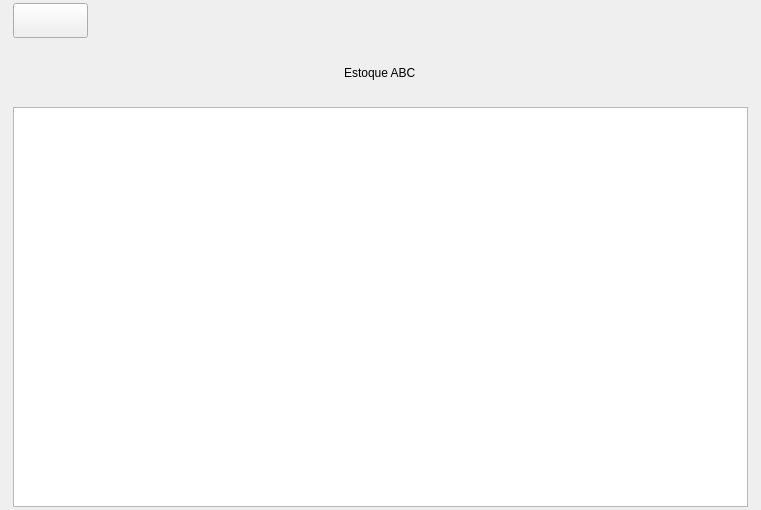
<?xml version="1.0" encoding="UTF-8"?>
<ui version="4.0">
 <class>WEstoqueAbc</class>
 <widget class="QWidget" name="WEstoqueAbc">
  <property name="geometry">
   <rect>
    <x>0</x>
    <y>0</y>
    <width>761</width>
    <height>510</height>
   </rect>
  </property>
  <property name="sizePolicy">
   <sizepolicy hsizetype="Fixed" vsizetype="Fixed">
    <horstretch>0</horstretch>
    <verstretch>0</verstretch>
   </sizepolicy>
  </property>
  <property name="minimumSize">
   <size>
    <width>761</width>
    <height>0</height>
   </size>
  </property>
  <property name="maximumSize">
   <size>
    <width>761</width>
    <height>16777215</height>
   </size>
  </property>
  <property name="windowTitle">
   <string>Form</string>
  </property>
  <layout class="QVBoxLayout" name="verticalLayout">
   <property name="spacing">
    <number>18</number>
   </property>
   <property name="leftMargin">
    <number>13</number>
   </property>
   <property name="topMargin">
    <number>1</number>
   </property>
   <property name="rightMargin">
    <number>13</number>
   </property>
   <property name="bottomMargin">
    <number>0</number>
   </property>
   <item alignment="Qt::AlignLeft">
    <widget class="QPushButton" name="pbVoltar">
     <property name="sizePolicy">
      <sizepolicy hsizetype="Fixed" vsizetype="Fixed">
       <horstretch>0</horstretch>
       <verstretch>0</verstretch>
      </sizepolicy>
     </property>
     <property name="minimumSize">
      <size>
       <width>75</width>
       <height>35</height>
      </size>
     </property>
     <property name="maximumSize">
      <size>
       <width>73</width>
       <height>35</height>
      </size>
     </property>
     <property name="cursor">
      <cursorShape>PointingHandCursor</cursorShape>
     </property>
     <property name="text">
      <string/>
     </property>
     <property name="shortcut">
      <string>Ctrl+B</string>
     </property>
    </widget>
   </item>
   <item alignment="Qt::AlignHCenter">
    <widget class="QLabel" name="outTitulo">
     <property name="sizePolicy">
      <sizepolicy hsizetype="Fixed" vsizetype="Fixed">
       <horstretch>0</horstretch>
       <verstretch>0</verstretch>
      </sizepolicy>
     </property>
     <property name="minimumSize">
      <size>
       <width>0</width>
       <height>29</height>
      </size>
     </property>
     <property name="maximumSize">
      <size>
       <width>16777215</width>
       <height>29</height>
      </size>
     </property>
     <property name="text">
      <string>Estoque ABC</string>
     </property>
    </widget>
   </item>
   <item alignment="Qt::AlignHCenter">
    <widget class="QTableView" name="tabela">
     <property name="sizePolicy">
      <sizepolicy hsizetype="Fixed" vsizetype="Fixed">
       <horstretch>0</horstretch>
       <verstretch>0</verstretch>
      </sizepolicy>
     </property>
     <property name="minimumSize">
      <size>
       <width>735</width>
       <height>400</height>
      </size>
     </property>
     <property name="maximumSize">
      <size>
       <width>735</width>
       <height>400</height>
      </size>
     </property>
     <attribute name="horizontalHeaderCascadingSectionResizes">
      <bool>true</bool>
     </attribute>
     <attribute name="verticalHeaderVisible">
      <bool>false</bool>
     </attribute>
    </widget>
   </item>
  </layout>
 </widget>
 <tabstops>
  <tabstop>pbVoltar</tabstop>
  <tabstop>tabela</tabstop>
 </tabstops>
 <resources/>
 <connections>
  <connection>
   <sender>pbVoltar</sender>
   <signal>clicked()</signal>
   <receiver>WEstoqueAbc</receiver>
   <slot>voltar()</slot>
   <hints>
    <hint type="sourcelabel">
     <x>57</x>
     <y>21</y>
    </hint>
    <hint type="destinationlabel">
     <x>199</x>
     <y>149</y>
    </hint>
   </hints>
  </connection>
 </connections>
 <slots>
  <slot>voltar()</slot>
 </slots>
</ui>
